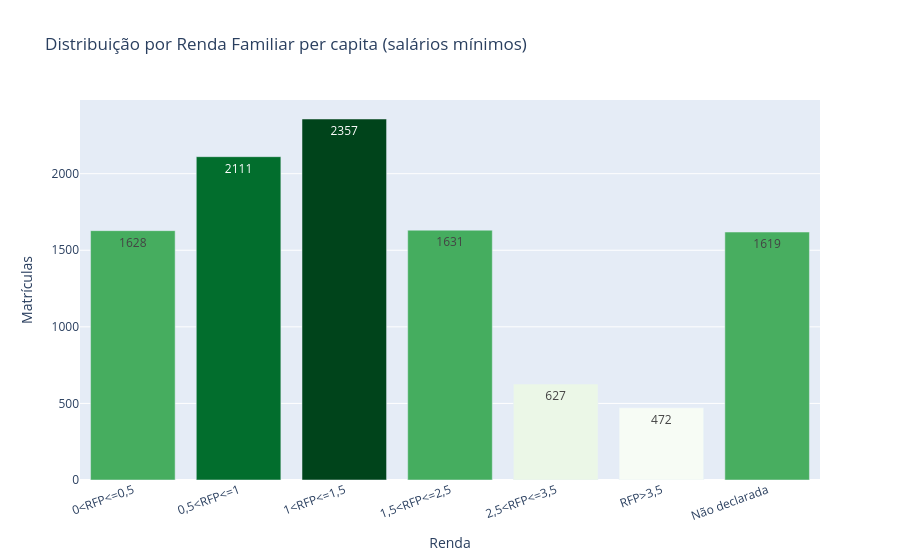

Notebook code for this chart:
### Code cell
# 13: Distribuição por renda familiar

renda_df = (
    df_dados_tratados["Renda Familiar"]
    .value_counts()
    .reindex(rendas_presentes)
    .reset_index()
)
renda_df.columns = ["Renda", "Qtd"]

fig_g22 = px.bar(
    renda_df,
    x="Renda",
    y="Qtd",
    color="Qtd",
    color_continuous_scale="Greens",
    text_auto=True,
    title="Distribuição por Renda Familiar per capita (salários mínimos)",
    labels={"Qtd": "Matrículas"},
)
fig_g22.update_layout(coloraxis_showscale=False, xaxis_tickangle=-20)
fig_g22.show()

### Figure 1 — Plotly figure (JSON) as saved in the notebook; plotly's stock layout.template omitted (floating-point values rounded to 4 significant figures)
{"data": [{"hovertemplate": "Renda=%{x}<br>Matrículas=%{marker.color}<extra></extra>", "legendgroup": "", "marker": {"color": [1628, 2111, 2357, 1631, 627, 472, 1619], "coloraxis": "coloraxis", "pattern": {"shape": ""}}, "name": "", "orientation": "v", "showlegend": false, "textposition": "auto", "texttemplate": "%{y}", "type": "bar", "x": ["0<RFP<=0,5", "0,5<RFP<=1", "1<RFP<=1,5", "1,5<RFP<=2,5", "2,5<RFP<=3,5", "RFP>3,5", "Não declarada"], "xaxis": "x", "y": [1628, 2111, 2357, 1631, 627, 472, 1619], "yaxis": "y"}], "layout": {"barmode": "relative", "coloraxis": {"colorbar": {"title": {"text": "Matrículas"}}, "colorscale": [[0, "rgb(247,252,245)"], [0.125, "rgb(229,245,224)"], [0.25, "rgb(199,233,192)"], [0.375, "rgb(161,217,155)"], [0.5, "rgb(116,196,118)"], [0.625, "rgb(65,171,93)"], [0.75, "rgb(35,139,69)"], [0.875, "rgb(0,109,44)"], [1, "rgb(0,68,27)"]], "showscale": false}, "legend": {"tracegroupgap": 0}, "title": {"text": "Distribuição por Renda Familiar per capita (salários mínimos)"}, "xaxis": {"anchor": "y", "domain": [0, 1], "tickangle": -20, "title": {"text": "Renda"}}, "yaxis": {"anchor": "x", "domain": [0, 1], "title": {"text": "Matrículas"}}}}
